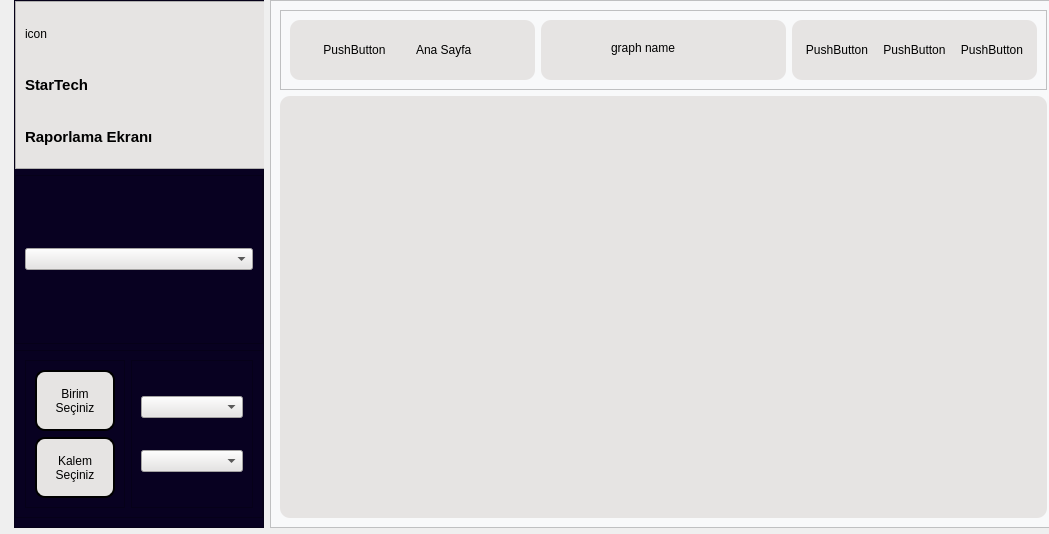
<?xml version="1.0" encoding="UTF-8"?>
<ui version="4.0">
 <class>Form</class>
 <widget class="QWidget" name="Form">
  <property name="geometry">
   <rect>
    <x>0</x>
    <y>0</y>
    <width>1049</width>
    <height>534</height>
   </rect>
  </property>
  <property name="windowTitle">
   <string>Form</string>
  </property>
  <widget class="QFrame" name="leftFrame">
   <property name="geometry">
    <rect>
     <x>14</x>
     <y>0</y>
     <width>250</width>
     <height>528</height>
    </rect>
   </property>
   <property name="maximumSize">
    <size>
     <width>250</width>
     <height>16777215</height>
    </size>
   </property>
   <property name="styleSheet">
    <string notr="true">background-color: #080121;</string>
   </property>
   <property name="frameShape">
    <enum>QFrame::Shape::StyledPanel</enum>
   </property>
   <property name="frameShadow">
    <enum>QFrame::Shadow::Raised</enum>
   </property>
   <layout class="QVBoxLayout" name="verticalLayout">
    <property name="leftMargin">
     <number>0</number>
    </property>
    <property name="topMargin">
     <number>0</number>
    </property>
    <property name="rightMargin">
     <number>0</number>
    </property>
    <item>
     <widget class="QFrame" name="topTextFrame">
      <property name="minimumSize">
       <size>
        <width>368</width>
        <height>0</height>
       </size>
      </property>
      <property name="maximumSize">
       <size>
        <width>250</width>
        <height>16777215</height>
       </size>
      </property>
      <property name="styleSheet">
       <string notr="true">background-color: #e6e4e3;


</string>
      </property>
      <property name="frameShape">
       <enum>QFrame::Shape::StyledPanel</enum>
      </property>
      <property name="frameShadow">
       <enum>QFrame::Shadow::Raised</enum>
      </property>
      <layout class="QVBoxLayout" name="verticalLayout_6">
       <property name="spacing">
        <number>6</number>
       </property>
       <property name="leftMargin">
        <number>9</number>
       </property>
       <property name="rightMargin">
        <number>9</number>
       </property>
       <property name="bottomMargin">
        <number>9</number>
       </property>
       <item>
        <widget class="QLabel" name="starTechIcon">
         <property name="text">
          <string>icon</string>
         </property>
         <property name="alignment">
          <set>Qt::AlignmentFlag::AlignLeading|Qt::AlignmentFlag::AlignLeft|Qt::AlignmentFlag::AlignVCenter</set>
         </property>
        </widget>
       </item>
       <item>
        <widget class="QLabel" name="label">
         <property name="font">
          <font>
           <pointsize>11</pointsize>
           <bold>true</bold>
           <stylestrategy>PreferAntialias</stylestrategy>
          </font>
         </property>
         <property name="styleSheet">
          <string notr="true">color: black;</string>
         </property>
         <property name="text">
          <string>StarTech</string>
         </property>
         <property name="alignment">
          <set>Qt::AlignmentFlag::AlignLeading|Qt::AlignmentFlag::AlignLeft|Qt::AlignmentFlag::AlignVCenter</set>
         </property>
        </widget>
       </item>
       <item>
        <widget class="QLabel" name="label_2">
         <property name="font">
          <font>
           <pointsize>11</pointsize>
           <bold>true</bold>
          </font>
         </property>
         <property name="styleSheet">
          <string notr="true">color:black;</string>
         </property>
         <property name="text">
          <string>Raporlama Ekranı</string>
         </property>
         <property name="alignment">
          <set>Qt::AlignmentFlag::AlignLeading|Qt::AlignmentFlag::AlignLeft|Qt::AlignmentFlag::AlignVCenter</set>
         </property>
        </widget>
       </item>
      </layout>
     </widget>
    </item>
    <item>
     <widget class="QFrame" name="graphTypeFrame">
      <property name="frameShape">
       <enum>QFrame::Shape::StyledPanel</enum>
      </property>
      <property name="frameShadow">
       <enum>QFrame::Shadow::Raised</enum>
      </property>
      <layout class="QVBoxLayout" name="verticalLayout_2">
       <item>
        <widget class="QComboBox" name="graphTypeComboBox">
         <property name="styleSheet">
          <string notr="true">background-color:#e6e4e3;color:black;</string>
         </property>
        </widget>
       </item>
      </layout>
     </widget>
    </item>
    <item>
     <widget class="QFrame" name="selectionFrame">
      <property name="frameShape">
       <enum>QFrame::Shape::StyledPanel</enum>
      </property>
      <property name="frameShadow">
       <enum>QFrame::Shadow::Raised</enum>
      </property>
      <layout class="QHBoxLayout" name="horizontalLayout_2">
       <item>
        <widget class="QFrame" name="frame_7">
         <property name="maximumSize">
          <size>
           <width>100</width>
           <height>16777215</height>
          </size>
         </property>
         <property name="frameShape">
          <enum>QFrame::Shape::StyledPanel</enum>
         </property>
         <property name="frameShadow">
          <enum>QFrame::Shadow::Raised</enum>
         </property>
         <layout class="QVBoxLayout" name="verticalLayout_4">
          <item>
           <widget class="QLabel" name="label_3">
            <property name="styleSheet">
             <string notr="true">QLabel {
                background-color: #e6e4e3; 
                color: black; 
                border: 2px solid #000;
                border-radius: 10px; 
                padding: 3px;  
            }</string>
            </property>
            <property name="frameShape">
             <enum>QFrame::Shape::StyledPanel</enum>
            </property>
            <property name="text">
             <string>Birim
Seçiniz</string>
            </property>
            <property name="alignment">
             <set>Qt::AlignmentFlag::AlignCenter</set>
            </property>
           </widget>
          </item>
          <item>
           <widget class="QLabel" name="label_4">
            <property name="styleSheet">
             <string notr="true">QLabel {
                background-color: #e6e4e3; 
                color: black; 
                border: 2px solid #000;
                border-radius: 10px; 
                padding: 3px;  
            }</string>
            </property>
            <property name="text">
             <string>Kalem
Seçiniz</string>
            </property>
            <property name="alignment">
             <set>Qt::AlignmentFlag::AlignCenter</set>
            </property>
           </widget>
          </item>
         </layout>
        </widget>
       </item>
       <item>
        <widget class="QFrame" name="frame_8">
         <property name="frameShape">
          <enum>QFrame::Shape::StyledPanel</enum>
         </property>
         <property name="frameShadow">
          <enum>QFrame::Shadow::Raised</enum>
         </property>
         <layout class="QVBoxLayout" name="verticalLayout_3">
          <item>
           <widget class="QComboBox" name="birimComboBox">
            <property name="styleSheet">
             <string notr="true">QComboBox{
background-color:#e6e4e3;
color:black;

}</string>
            </property>
           </widget>
          </item>
          <item>
           <widget class="QComboBox" name="kalemComboBox">
            <property name="styleSheet">
             <string notr="true">background-color:#e6e4e3;color:black;</string>
            </property>
           </widget>
          </item>
         </layout>
        </widget>
       </item>
      </layout>
     </widget>
    </item>
   </layout>
  </widget>
  <widget class="QFrame" name="rightFrame">
   <property name="geometry">
    <rect>
     <x>270</x>
     <y>0</y>
     <width>787</width>
     <height>528</height>
    </rect>
   </property>
   <property name="styleSheet">
    <string notr="true">background-color:#f8f9fa;</string>
   </property>
   <property name="frameShape">
    <enum>QFrame::Shape::StyledPanel</enum>
   </property>
   <property name="frameShadow">
    <enum>QFrame::Shadow::Raised</enum>
   </property>
   <layout class="QVBoxLayout" name="verticalLayout_5">
    <property name="rightMargin">
     <number>9</number>
    </property>
    <item>
     <widget class="QFrame" name="topBarFrame">
      <property name="maximumSize">
       <size>
        <width>16777215</width>
        <height>80</height>
       </size>
      </property>
      <property name="frameShape">
       <enum>QFrame::Shape::StyledPanel</enum>
      </property>
      <property name="frameShadow">
       <enum>QFrame::Shadow::Raised</enum>
      </property>
      <layout class="QHBoxLayout" name="horizontalLayout_3">
       <item>
        <widget class="QFrame" name="homeFrame">
         <property name="styleSheet">
          <string notr="true">background-color:#e6e4e3;color:black;border-radius:10px;</string>
         </property>
         <property name="frameShape">
          <enum>QFrame::Shape::StyledPanel</enum>
         </property>
         <property name="frameShadow">
          <enum>QFrame::Shadow::Raised</enum>
         </property>
         <layout class="QHBoxLayout" name="horizontalLayout_5">
          <item>
           <widget class="QPushButton" name="pushButton_4">
            <property name="text">
             <string>PushButton</string>
            </property>
           </widget>
          </item>
          <item>
           <widget class="QLabel" name="label_5">
            <property name="text">
             <string>Ana Sayfa</string>
            </property>
           </widget>
          </item>
         </layout>
        </widget>
       </item>
       <item>
        <widget class="QFrame" name="graphNameFrame">
         <property name="styleSheet">
          <string notr="true">background-color:#e6e4e3;color:black;border-radius:10px;</string>
         </property>
         <property name="frameShape">
          <enum>QFrame::Shape::StyledPanel</enum>
         </property>
         <property name="frameShadow">
          <enum>QFrame::Shadow::Raised</enum>
         </property>
         <widget class="QLabel" name="label_7">
          <property name="geometry">
           <rect>
            <x>70</x>
            <y>20</y>
            <width>111</width>
            <height>16</height>
           </rect>
          </property>
          <property name="text">
           <string>graph name</string>
          </property>
         </widget>
        </widget>
       </item>
       <item>
        <widget class="QFrame" name="btnFrame">
         <property name="styleSheet">
          <string notr="true">background-color:#e6e4e3;color:black;border-radius:10px;</string>
         </property>
         <property name="frameShape">
          <enum>QFrame::Shape::StyledPanel</enum>
         </property>
         <property name="frameShadow">
          <enum>QFrame::Shadow::Raised</enum>
         </property>
         <layout class="QHBoxLayout" name="horizontalLayout_4">
          <item>
           <widget class="QPushButton" name="pushButton_7">
            <property name="text">
             <string>PushButton</string>
            </property>
           </widget>
          </item>
          <item>
           <widget class="QPushButton" name="pushButton_6">
            <property name="text">
             <string>PushButton</string>
            </property>
           </widget>
          </item>
          <item>
           <widget class="QPushButton" name="pushButton_5">
            <property name="text">
             <string>PushButton</string>
            </property>
           </widget>
          </item>
         </layout>
        </widget>
       </item>
      </layout>
     </widget>
    </item>
    <item>
     <widget class="QFrame" name="graphFrame">
      <property name="styleSheet">
       <string notr="true">background-color:#e6e4e3; border-radius:10px;</string>
      </property>
      <property name="frameShape">
       <enum>QFrame::Shape::StyledPanel</enum>
      </property>
      <property name="frameShadow">
       <enum>QFrame::Shadow::Raised</enum>
      </property>
     </widget>
    </item>
   </layout>
  </widget>
 </widget>
 <resources/>
 <connections/>
</ui>
